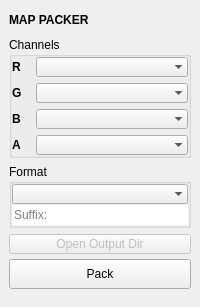
<?xml version="1.0" encoding="UTF-8"?>
<ui version="4.0">
 <class>QtUi</class>
 <widget class="QMainWindow" name="QtUi">
  <property name="enabled">
   <bool>true</bool>
  </property>
  <property name="geometry">
   <rect>
    <x>0</x>
    <y>0</y>
    <width>200</width>
    <height>307</height>
   </rect>
  </property>
  <property name="tabShape">
   <enum>QTabWidget::Triangular</enum>
  </property>
  <property name="dockNestingEnabled">
   <bool>true</bool>
  </property>
  <property name="dockOptions">
   <set>QMainWindow::AllowNestedDocks|QMainWindow::AllowTabbedDocks|QMainWindow::AnimatedDocks|QMainWindow::ForceTabbedDocks</set>
  </property>
  <widget class="QWidget" name="central_widget">
   <property name="minimumSize">
    <size>
     <width>200</width>
     <height>0</height>
    </size>
   </property>
   <layout class="QVBoxLayout" name="verticalLayout">
    <item>
     <layout class="QVBoxLayout" name="main_layout">
      <property name="spacing">
       <number>6</number>
      </property>
      <property name="sizeConstraint">
       <enum>QLayout::SetFixedSize</enum>
      </property>
      <item>
       <widget class="Header" name="header">
        <property name="minimumSize">
         <size>
          <width>0</width>
          <height>22</height>
         </size>
        </property>
        <property name="maximumSize">
         <size>
          <width>999</width>
          <height>22</height>
         </size>
        </property>
        <property name="font">
         <font>
          <weight>75</weight>
          <bold>true</bold>
         </font>
        </property>
        <property name="text">
         <string>MAP PACKER</string>
        </property>
       </widget>
      </item>
      <item>
       <widget class="QGroupBox" name="Formatting">
        <property name="title">
         <string>Channels</string>
        </property>
        <layout class="QGridLayout" name="gridLayout">
         <property name="leftMargin">
          <number>0</number>
         </property>
         <property name="topMargin">
          <number>0</number>
         </property>
         <property name="rightMargin">
          <number>0</number>
         </property>
         <property name="bottomMargin">
          <number>0</number>
         </property>
         <item row="2" column="1">
          <widget class="ComboBox" name="cmbB">
           <property name="minimumSize">
            <size>
             <width>0</width>
             <height>20</height>
            </size>
           </property>
           <property name="maximumSize">
            <size>
             <width>16777215</width>
             <height>20</height>
            </size>
           </property>
           <property name="toolTip">
            <string>&lt;html&gt;&lt;head/&gt;&lt;body&gt;&lt;p&gt;Specify the map to pack to the &lt;span style=&quot; font-weight:600;&quot;&gt;Blue Channel&lt;/span&gt;.&lt;/p&gt;&lt;/body&gt;&lt;/html&gt;</string>
           </property>
           <property name="maxVisibleItems">
            <number>30</number>
           </property>
           <property name="sizeAdjustPolicy">
            <enum>QComboBox::AdjustToContentsOnFirstShow</enum>
           </property>
           <property name="frame">
            <bool>false</bool>
           </property>
          </widget>
         </item>
         <item row="0" column="1">
          <widget class="ComboBox" name="cmbR">
           <property name="minimumSize">
            <size>
             <width>0</width>
             <height>20</height>
            </size>
           </property>
           <property name="maximumSize">
            <size>
             <width>16777215</width>
             <height>20</height>
            </size>
           </property>
           <property name="toolTip">
            <string>&lt;html&gt;&lt;head/&gt;&lt;body&gt;&lt;p&gt;Specify the map to pack to the &lt;span style=&quot; font-weight:600;&quot;&gt;Red Channel&lt;/span&gt;.&lt;/p&gt;&lt;/body&gt;&lt;/html&gt;</string>
           </property>
           <property name="maxVisibleItems">
            <number>30</number>
           </property>
           <property name="sizeAdjustPolicy">
            <enum>QComboBox::AdjustToContentsOnFirstShow</enum>
           </property>
           <property name="frame">
            <bool>false</bool>
           </property>
          </widget>
         </item>
         <item row="3" column="1">
          <widget class="ComboBox" name="cmbA">
           <property name="minimumSize">
            <size>
             <width>0</width>
             <height>20</height>
            </size>
           </property>
           <property name="maximumSize">
            <size>
             <width>16777215</width>
             <height>20</height>
            </size>
           </property>
           <property name="toolTip">
            <string>&lt;html&gt;&lt;head/&gt;&lt;body&gt;&lt;p&gt;Specify the map to pack to the &lt;span style=&quot; font-weight:600;&quot;&gt;Alpha Channel&lt;/span&gt;.&lt;/p&gt;&lt;/body&gt;&lt;/html&gt;</string>
           </property>
           <property name="maxVisibleItems">
            <number>30</number>
           </property>
           <property name="sizeAdjustPolicy">
            <enum>QComboBox::AdjustToContentsOnFirstShow</enum>
           </property>
           <property name="frame">
            <bool>false</bool>
           </property>
          </widget>
         </item>
         <item row="1" column="1">
          <widget class="ComboBox" name="cmbG">
           <property name="minimumSize">
            <size>
             <width>0</width>
             <height>20</height>
            </size>
           </property>
           <property name="maximumSize">
            <size>
             <width>16777215</width>
             <height>20</height>
            </size>
           </property>
           <property name="toolTip">
            <string>&lt;html&gt;&lt;head/&gt;&lt;body&gt;&lt;p&gt;Specify the map to pack to the &lt;span style=&quot; font-weight:600;&quot;&gt;Green Channel&lt;/span&gt;.&lt;/p&gt;&lt;/body&gt;&lt;/html&gt;</string>
           </property>
           <property name="maxVisibleItems">
            <number>30</number>
           </property>
           <property name="sizeAdjustPolicy">
            <enum>QComboBox::AdjustToContentsOnFirstShow</enum>
           </property>
           <property name="frame">
            <bool>false</bool>
           </property>
          </widget>
         </item>
         <item row="0" column="0">
          <widget class="QLabel" name="lblR">
           <property name="maximumSize">
            <size>
             <width>18</width>
             <height>16777215</height>
            </size>
           </property>
           <property name="font">
            <font>
             <weight>75</weight>
             <bold>true</bold>
            </font>
           </property>
           <property name="text">
            <string>R</string>
           </property>
          </widget>
         </item>
         <item row="1" column="0">
          <widget class="QLabel" name="lblG">
           <property name="maximumSize">
            <size>
             <width>18</width>
             <height>16777215</height>
            </size>
           </property>
           <property name="font">
            <font>
             <weight>75</weight>
             <bold>true</bold>
            </font>
           </property>
           <property name="text">
            <string>G</string>
           </property>
          </widget>
         </item>
         <item row="2" column="0">
          <widget class="QLabel" name="lblB">
           <property name="maximumSize">
            <size>
             <width>18</width>
             <height>16777215</height>
            </size>
           </property>
           <property name="font">
            <font>
             <weight>75</weight>
             <bold>true</bold>
            </font>
           </property>
           <property name="text">
            <string>B</string>
           </property>
          </widget>
         </item>
         <item row="3" column="0">
          <widget class="QLabel" name="lblA">
           <property name="maximumSize">
            <size>
             <width>18</width>
             <height>16777215</height>
            </size>
           </property>
           <property name="font">
            <font>
             <weight>75</weight>
             <bold>true</bold>
            </font>
           </property>
           <property name="text">
            <string>A</string>
           </property>
          </widget>
         </item>
        </layout>
       </widget>
      </item>
      <item>
       <widget class="QGroupBox" name="groupBox">
        <property name="title">
         <string>Format</string>
        </property>
        <layout class="QVBoxLayout" name="verticalLayout_2">
         <property name="spacing">
          <number>1</number>
         </property>
         <property name="leftMargin">
          <number>0</number>
         </property>
         <property name="topMargin">
          <number>0</number>
         </property>
         <property name="rightMargin">
          <number>0</number>
         </property>
         <property name="bottomMargin">
          <number>0</number>
         </property>
         <item>
          <widget class="ComboBox" name="cmbFormat">
           <property name="minimumSize">
            <size>
             <width>0</width>
             <height>20</height>
            </size>
           </property>
           <property name="maximumSize">
            <size>
             <width>16777215</width>
             <height>20</height>
            </size>
           </property>
           <property name="toolTip">
            <string>&lt;html&gt;&lt;head/&gt;&lt;body&gt;&lt;p&gt;Specify the map &lt;span style=&quot; font-weight:600;&quot;&gt;output file format&lt;/span&gt;.&lt;/p&gt;&lt;/body&gt;&lt;/html&gt;</string>
           </property>
           <property name="maxVisibleItems">
            <number>30</number>
           </property>
           <property name="sizeAdjustPolicy">
            <enum>QComboBox::AdjustToContentsOnFirstShow</enum>
           </property>
           <property name="frame">
            <bool>false</bool>
           </property>
          </widget>
         </item>
         <item>
          <widget class="LineEdit" name="txtSuffix">
           <property name="minimumSize">
            <size>
             <width>0</width>
             <height>20</height>
            </size>
           </property>
           <property name="maximumSize">
            <size>
             <width>16777215</width>
             <height>20</height>
            </size>
           </property>
           <property name="toolTip">
            <string>&lt;html&gt;&lt;head/&gt;&lt;body&gt;&lt;p&gt;Specify a suffix for the packed texture's file name.&lt;/p&gt;&lt;/body&gt;&lt;/html&gt;</string>
           </property>
           <property name="frame">
            <bool>false</bool>
           </property>
           <property name="placeholderText">
            <string>Suffix:</string>
           </property>
          </widget>
         </item>
        </layout>
       </widget>
      </item>
      <item>
       <layout class="QVBoxLayout" name="verticalLayout_3">
        <property name="spacing">
         <number>0</number>
        </property>
        <item>
         <widget class="QPushButton" name="b001">
          <property name="enabled">
           <bool>false</bool>
          </property>
          <property name="minimumSize">
           <size>
            <width>0</width>
            <height>20</height>
           </size>
          </property>
          <property name="maximumSize">
           <size>
            <width>16777215</width>
            <height>20</height>
           </size>
          </property>
          <property name="toolTip">
           <string>Choose the maps to pack and perform the operation.</string>
          </property>
          <property name="text">
           <string>Open Output Dir</string>
          </property>
         </widget>
        </item>
        <item>
         <widget class="QPushButton" name="b000">
          <property name="enabled">
           <bool>true</bool>
          </property>
          <property name="minimumSize">
           <size>
            <width>0</width>
            <height>30</height>
           </size>
          </property>
          <property name="maximumSize">
           <size>
            <width>16777215</width>
            <height>20</height>
           </size>
          </property>
          <property name="toolTip">
           <string>Choose the maps to pack and perform the operation.</string>
          </property>
          <property name="text">
           <string>Pack</string>
          </property>
         </widget>
        </item>
       </layout>
      </item>
      <item>
       <spacer name="verticalSpacer">
        <property name="orientation">
         <enum>Qt::Vertical</enum>
        </property>
        <property name="sizeHint" stdset="0">
         <size>
          <width>0</width>
          <height>10</height>
         </size>
        </property>
       </spacer>
      </item>
     </layout>
    </item>
   </layout>
  </widget>
 </widget>
 <customwidgets>
  <customwidget>
   <class>Header</class>
   <extends>QLabel</extends>
   <header>uitk.widgets.header.Header.h</header>
  </customwidget>
  <customwidget>
   <class>ComboBox</class>
   <extends>QComboBox</extends>
   <header>uitk.widgets.comboBox.ComboBox.h</header>
  </customwidget>
  <customwidget>
   <class>LineEdit</class>
   <extends>QLineEdit</extends>
   <header>widgets.lineedit.h</header>
  </customwidget>
 </customwidgets>
 <resources/>
 <connections/>
 <designerdata>
  <property name="gridDeltaX">
   <number>5</number>
  </property>
  <property name="gridDeltaY">
   <number>5</number>
  </property>
  <property name="gridSnapX">
   <bool>true</bool>
  </property>
  <property name="gridSnapY">
   <bool>true</bool>
  </property>
  <property name="gridVisible">
   <bool>true</bool>
  </property>
 </designerdata>
</ui>
